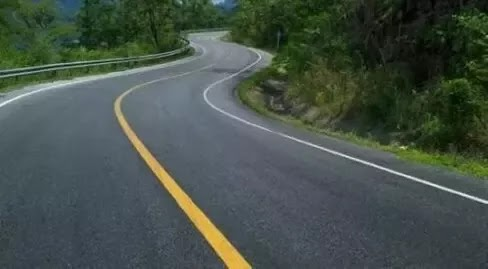
#> input picture line_detection.jpg, 488 x 269 px
$ python LineDetection_ERC.py
#> lines starting #> are read from the running program, lines starting #| are printed output that depends on the picture
# Import the required libraries
import cv2
import numpy as np
import matplotlib.pyplot as plt


def display_lines(image, lines):
	line_image = np.zeros_like(image)
	if lines is not None:
		for x in range(0, len(lines)):
		  for x1, y1, x2, y2 in lines[x]:
		    cv2.line(line_image, (x1, y1), (x2, y2), (255, 0, 0), 5)
	return line_image

# Path of image directory
frame = cv2.imread('line_detection.jpg')
#> frame is the input picture: shape (269, 488, 3); mean B, G, R 73, 80.9, 69.5


inputImageGray = cv2.cvtColor(frame, cv2.COLOR_BGR2GRAY)
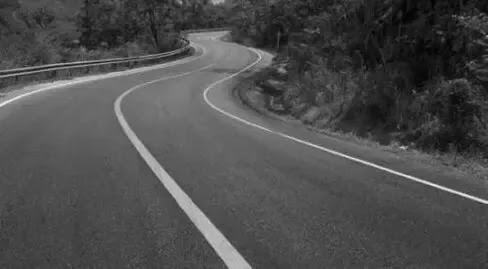
#> inputImageGray: shape (269, 488); min 1, max 244, mean 76.6
img_blur = cv2.blur(inputImageGray, (4,4))
edges = cv2.Canny(img_blur,100,220,apertureSize = 3)
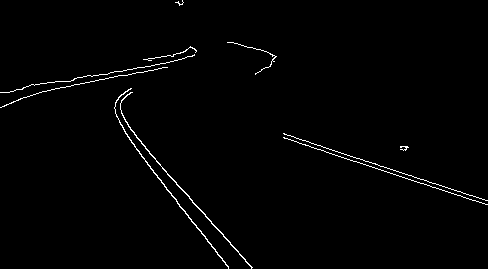
#> edges: shape (269, 488); 1.2% white in thin lines or dots


lines = cv2.HoughLinesP(edges,cv2.HOUGH_PROBABILISTIC, np.pi/180, 30, minLineLength = 30,maxLineGap = 5)
#> lines = 13 rows, first 6: [139, 153, 228, 268], [311, 143, 487, 200], [299, 143, 487, 204], [141, 143, 252, 267], [42, 91, 167, 67], [129, 139, 228, 266]

line_image = display_lines(frame, lines)
#> the loop in display_lines, `for x in range(0, len(lines)):` made 13 passes
#> after the loop in display_lines, `for x in range(0, len(lines)):`:
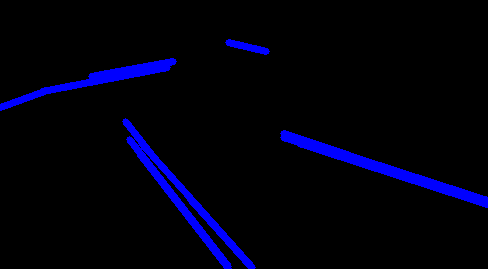
#> line_image: shape (269, 488, 3); mean of channels 0, 1, 2 13.8, 0, 0; drawn as B, G, R
result = cv2.addWeighted(frame, 0.8, line_image, 1, 1)
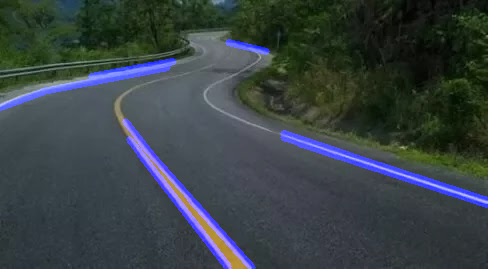
#> result: shape (269, 488, 3); mean B, G, R 68.5, 65.7, 56.6


cv2.imshow('results', result)


cv2.waitKey()
cv2.destroyAllWindows()
